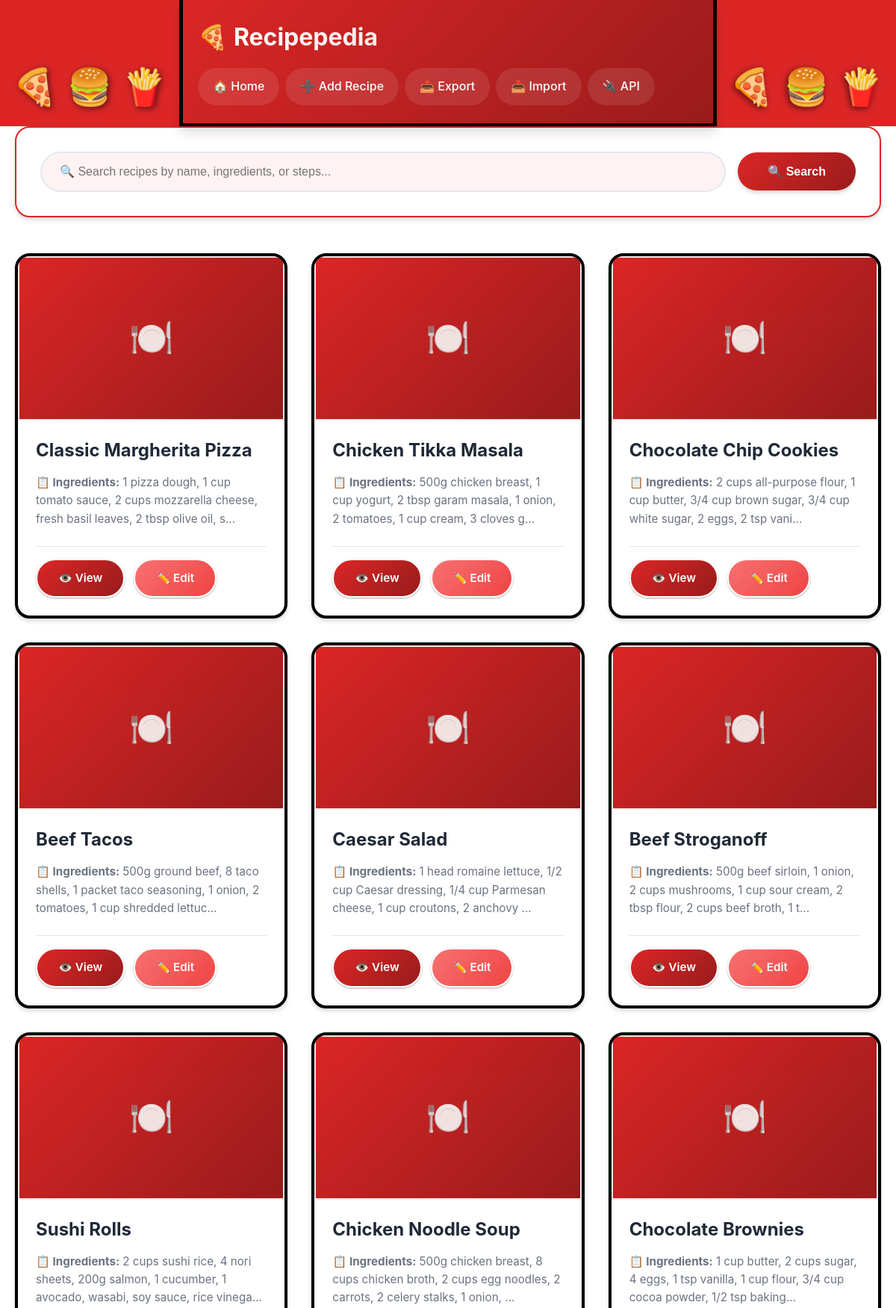
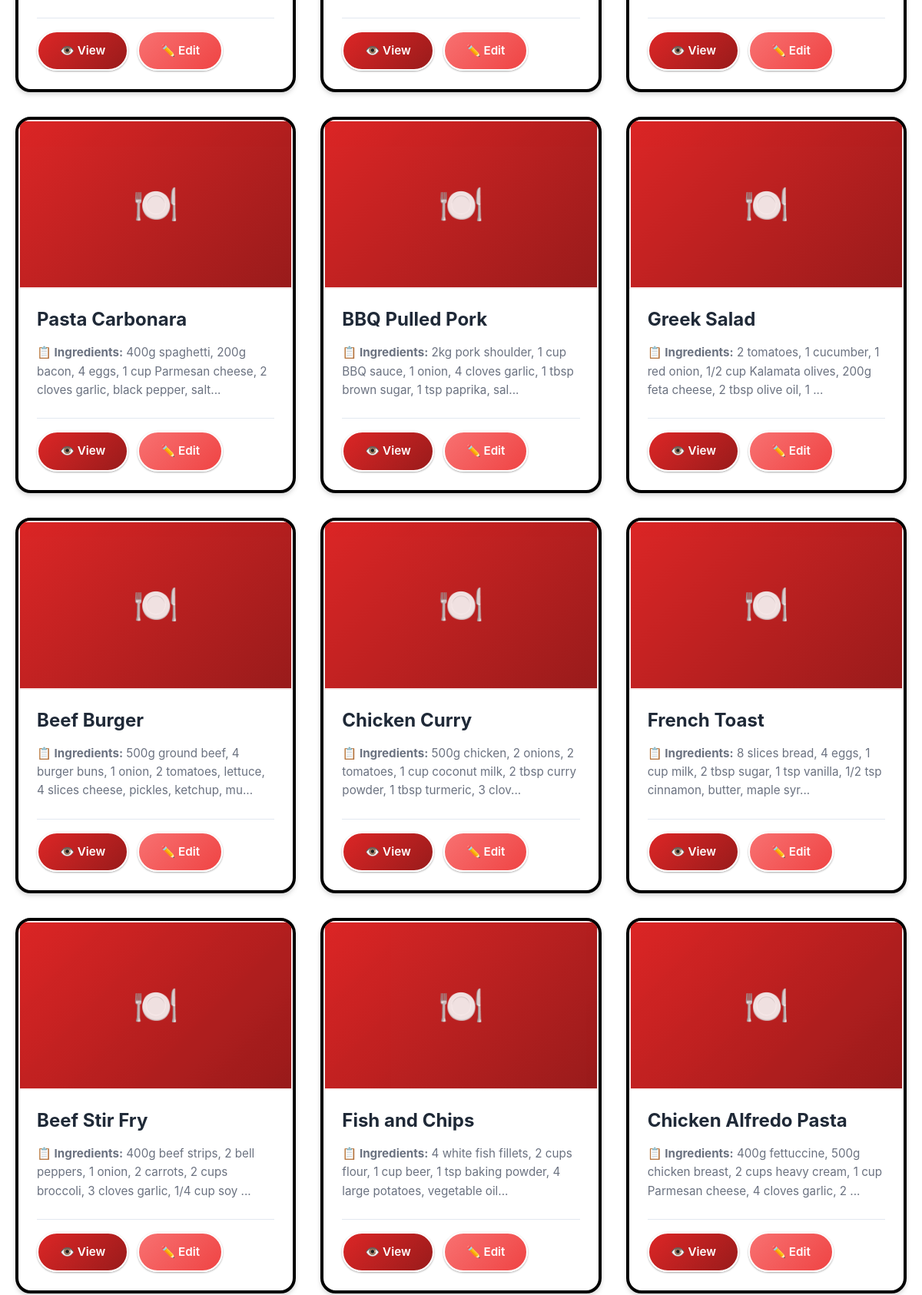
The page / (upper part) on the database its author committed (2 pictures, top to bottom).
### tables this page shows
CREATE TABLE IF NOT EXISTS recipes (
    id INT AUTO_INCREMENT PRIMARY KEY,
    title VARCHAR(255) NOT NULL,
    ingredients TEXT NOT NULL,
    steps TEXT NOT NULL,
    image_path VARCHAR(500) DEFAULT NULL,
    created_at TIMESTAMP DEFAULT CURRENT_TIMESTAMP,
    updated_at TIMESTAMP DEFAULT CURRENT_TIMESTAMP ON UPDATE CURRENT_TIMESTAMP
);

### classes/RecipeManager.php (called while the page is built, shortened)
<?php
require_once 'Recipe.php';
require_once __DIR__ . '/../config/database.php';
class RecipeManager {
    private $conn;
    public function __construct() {
        $database = new Database();
        $this->conn = $database->getConnection();
    }
    public function getAllRecipes($search = '') {
        $query = "SELECT * FROM recipes";
        $query .= " ORDER BY updated_at DESC";
        $stmt = $this->conn->prepare($query);
        $stmt->execute();
        $recipes = [];
        while ($row = $stmt->fetch(PDO::FETCH_ASSOC)) {
            $recipe = Recipe::fromArray($row);
            $recipes[] = $recipe;
        }
        return $recipes;
    }
}

### config/database.php (called while the page is built, shortened)
<?php
class Database {
    private $host = 'localhost';
    private $db_name = 'recipepedia';
    private $username = 'root';
    private $password = '';
    public function getConnection() {
        $this->conn = null;
        try {
            $this->conn = new PDO(
                "mysql:host=" . $this->host . ";dbname=" . $this->db_name,
                $this->username,
                $this->password
            );
            $this->conn->setAttribute(PDO::ATTR_ERRMODE, PDO::ERRMODE_EXCEPTION);
        } catch(PDOException $e) {
            echo "Connection Error: " . $e->getMessage();
        }
        return $this->conn;
    }
}

### classes/Recipe.php (called while the page is built, shortened)
<?php
class Recipe {
    private $id;
    private $title;
    private $ingredients;
    private $image_path;
    public function __construct($id = null, $title = '', $ingredients = '', $steps = '', $image_path = null) {
        $this->id = $id;
        $this->title = $title;
        $this->ingredients = $ingredients;
        $this->image_path = $image_path;
    }
    public function getId() { return $this->id; }
    public function getTitle() { return $this->title; }
    public function getIngredients() { return $this->ingredients; }
    public function getImagePath() { return $this->image_path; }
    public static function fromArray($data) {
        $recipe = new Recipe();
        if (isset($data['id'])) $recipe->id = $data['id'];
        if (isset($data['title'])) $recipe->title = $data['title'];
        if (isset($data['ingredients'])) $recipe->ingredients = $data['ingredients'];
        if (isset($data['steps'])) $recipe->steps = $data['steps'];
        if (isset($data['created_at'])) $recipe->created_at = $data['created_at'];
        if (isset($data['updated_at'])) $recipe->updated_at = $data['updated_at'];
        return $recipe;
    }
}

### index.php (the view, shortened to what this page needs)
<?php
require_once 'config/database.php';
require_once 'classes/Recipe.php';
require_once 'classes/RecipeManager.php';
require_once 'includes/header.php';
$recipeManager = new RecipeManager();
$search = isset($_GET['search']) ? $_GET['search'] : '';
$recipes = $recipeManager->getAllRecipes($search);
?>
<div class="search-container">
    <form method="GET" action="index.php">
        <input type="text" name="search" placeholder="🔍 Search recipes by name, ingredients, or steps..." value="<?php echo htmlspecialchars($search); ?>">
        <button type="submit" class="btn btn-primary">🔍 Search</button>
    </form>
</div>
<?php if (empty($recipes)): ?>
    <div class="empty-state">
        <div class="empty-state-icon">🍳</div>
        <h2>No Recipes Found</h2>
        <p><?php echo $search ? 'Try a different search term.' : 'Get started by adding your first recipe!'; ?></p>
        <a href="add_recipe.php" class="btn btn-primary">➕ Add Your First Recipe</a>
    </div>
<?php else: ?>
    <div class="recipe-grid">
        <?php foreach ($recipes as $recipe): ?>
            <div class="recipe-card">
                <div class="recipe-card-image-container">
                    <?php if ($recipe->getImagePath()): ?>
                        <img src="<?php echo htmlspecialchars($recipe->getImagePath()); ?>" alt="<?php echo htmlspecialchars($recipe->getTitle()); ?>">
                    <?php else: ?>
                        <div class="recipe-card-image-placeholder">🍽️</div>
                    <?php endif; ?>
                </div>
                <div class="recipe-card-content">
                <h2><?php echo htmlspecialchars($recipe->getTitle()); ?></h2>
                <p><strong>📋 Ingredients:</strong> <?php echo htmlspecialchars(substr($recipe->getIngredients(), 0, 100)); ?>...</p>
                <div class="actions">
                    <a href="view_recipe.php?id=<?php echo $recipe->getId(); ?>" class="btn btn-primary">👁️ View</a>
                    <a href="edit_recipe.php?id=<?php echo $recipe->getId(); ?>" class="btn btn-secondary">✏️ Edit</a>
                </div>
                </div>
            </div>
        <?php endforeach; ?>
    </div>
<?php endif; ?>
<?php require_once 'includes/footer.php'; ?>

### rows shown on the page
recipes: title "Classic Margherita Pizza", ingredients "1 pizza dough, 1 cup tomato sauce, 2 cups mozzarella cheese, fresh basil leaves, 2 tbsp olive oil, s"
recipes: title "Chicken Tikka Masala", ingredients "500g chicken breast, 1 cup yogurt, 2 tbsp garam masala, 1 onion, 2 tomatoes, 1 cup cream, 3 cloves g"
recipes: title "Chocolate Chip Cookies", ingredients "2 cups all-purpose flour, 1 cup butter, 3/4 cup brown sugar, 3/4 cup white sugar, 2 eggs, 2 tsp vani"
recipes: title "Beef Tacos", ingredients "500g ground beef, 8 taco shells, 1 packet taco seasoning, 1 onion, 2 tomatoes, 1 cup shredded lettuc"
recipes: title "Caesar Salad", ingredients "1 head romaine lettuce, 1/2 cup Caesar dressing, 1/4 cup Parmesan cheese, 1 cup croutons, 2 anchovy"
recipes: title "Beef Stroganoff", ingredients "500g beef sirloin, 1 onion, 2 cups mushrooms, 1 cup sour cream, 2 tbsp flour, 2 cups beef broth, 1 t"
recipes: title "Sushi Rolls", ingredients "2 cups sushi rice, 4 nori sheets, 200g salmon, 1 cucumber, 1 avocado, wasabi, soy sauce, rice vinega"
recipes: title "Chicken Noodle Soup", ingredients "500g chicken breast, 8 cups chicken broth, 2 cups egg noodles, 2 carrots, 2 celery stalks, 1 onion,"
recipes: title "Chocolate Brownies", ingredients "1 cup butter, 2 cups sugar, 4 eggs, 1 tsp vanilla, 1 cup flour, 3/4 cup cocoa powder, 1/2 tsp baking"
recipes: title "Pasta Carbonara", ingredients "400g spaghetti, 200g bacon, 4 eggs, 1 cup Parmesan cheese, 2 cloves garlic, black pepper, salt"
recipes: title "BBQ Pulled Pork", ingredients "2kg pork shoulder, 1 cup BBQ sauce, 1 onion, 4 cloves garlic, 1 tbsp brown sugar, 1 tsp paprika, sal"
recipes: title "Greek Salad", ingredients "2 tomatoes, 1 cucumber, 1 red onion, 1/2 cup Kalamata olives, 200g feta cheese, 2 tbsp olive oil, 1"
recipes: title "Beef Burger", ingredients "500g ground beef, 4 burger buns, 1 onion, 2 tomatoes, lettuce, 4 slices cheese, pickles, ketchup, mu"
recipes: title "Chicken Curry", ingredients "500g chicken, 2 onions, 2 tomatoes, 1 cup coconut milk, 2 tbsp curry powder, 1 tbsp turmeric, 3 clov"
recipes: title "French Toast", ingredients "8 slices bread, 4 eggs, 1 cup milk, 2 tbsp sugar, 1 tsp vanilla, 1/2 tsp cinnamon, butter, maple syr"
recipes: title "Beef Stir Fry", ingredients "400g beef strips, 2 bell peppers, 1 onion, 2 carrots, 2 cups broccoli, 3 cloves garlic, 1/4 cup soy"
recipes: title "Fish and Chips", ingredients "4 white fish fillets, 2 cups flour, 1 cup beer, 1 tsp baking powder, 4 large potatoes, vegetable oil"
recipes: title "Chicken Alfredo Pasta", ingredients "400g fettuccine, 500g chicken breast, 2 cups heavy cream, 1 cup Parmesan cheese, 4 cloves garlic, 2"
